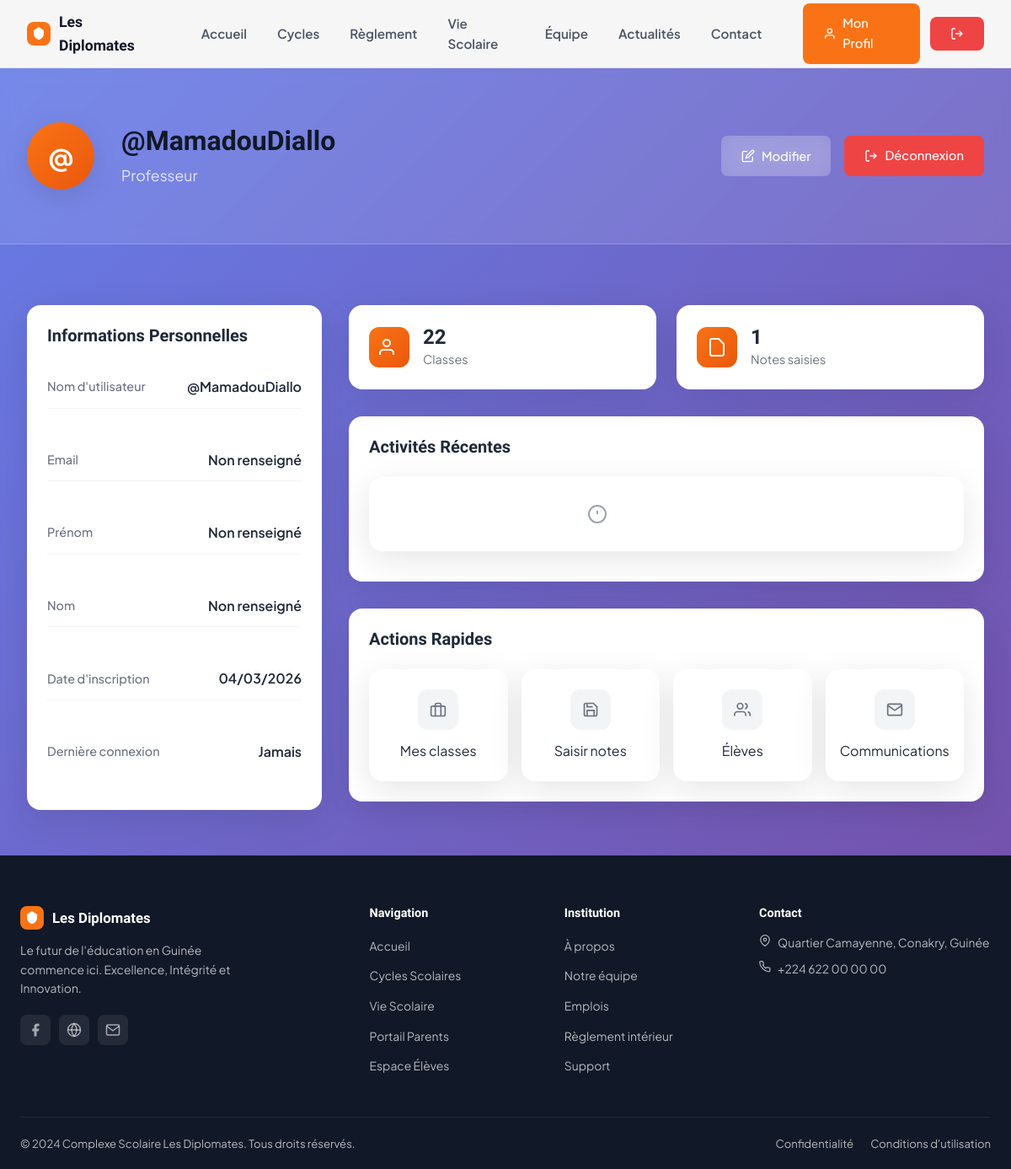
The app's page /compte/profile/ (signed in) with its own data.
### apps/accounts/models.py (models this page shows, shortened)
class CustomUser(AbstractUser):
    class Role(models.TextChoices):
        ADMIN = 'ADMIN', _('Administrateur')
        FINANCE = 'FINANCE', _('Finance / Comptabilité')
        PROFESSEUR = 'PROF', _('Professeur')
        PARENT = 'PARENT', _('Parent')
        ELEVE = 'ELEVE', _('Élève')
    role = models.CharField(
        max_length=15,
        choices=Role.choices,
        default=Role.ELEVE,
        verbose_name=_('Rôle utilisateur')
    )
    telephone = models.CharField(
        max_length=20,
        blank=True,
        verbose_name=_('Téléphone')
    )
    def is_admin(self):
        return self.role == self.Role.ADMIN or self.is_superuser
    def is_finance(self):
        return self.role == self.Role.FINANCE or self.is_admin()
    def is_professeur(self):
        return self.role == self.Role.PROFESSEUR
    def is_parent(self):
        return self.role == self.Role.PARENT
    def is_eleve(self):
        return self.role == self.Role.ELEVE

### apps/accounts/views.py (the view)
# urls.py: path('profile/', views.profile, name='profile'),
@login_required
def profile(request):
    user = request.user
    if request.method == 'POST':
        form = UserProfileForm(request.POST, instance=user)
        if form.is_valid():
            form.save()
            messages.success(request, "Votre profil a été mis à jour.")
            return redirect('accounts:profile')
    else:
        form = UserProfileForm(instance=user)
    stats = {}
    if user.is_eleve():
        stats['badges_count'] = 0
        stats['notes_count'] = Note.objects.filter(eleve__user=user).count()
    elif user.is_parent():
        if hasattr(user, 'profil_parent'):
            stats['enfants_count'] = user.profil_parent.enfants.count()
        else:
            stats['enfants_count'] = 0
    elif user.is_professeur():
        stats['classes_count'] = Classe.objects.count() # À affiner si lien M2M existant
        stats['notes_saisies'] = Note.objects.filter(professeur=user).count()
    elif user.is_finance():
        stats['pending_payments'] = Transaction.objects.filter(statut='ATTENTE').count()
    elif user.is_admin():
        stats['users_count'] = CustomUser.objects.count()
    context = {
        'form': form,
        'user_role': user.get_role_display(),
        'is_admin': user.is_admin(),
        'is_finance': user.is_finance(),
        'is_professeur': user.is_professeur(),
        'is_parent': user.is_parent(),
        'is_eleve': user.is_eleve(),
        'stats': stats,
    }
    return render(request, 'accounts/profile.html', context)

### templates/accounts/profile.html (shortened to what this page needs)
{% extends "base.html" %}
{% block body_class %}profile-page{% endblock %}
{% block content %}
<div class="page-header">
    <div class="container">
        <div class="page-header-content">
            <div class="user-avatar">
                {% if user.first_name %}
                <div class="avatar-circle">{{ user.first_name.0|upper }}{{ user.last_name.0|upper }}</div>
                {% else %}
                <div class="avatar-circle">{{ user.username.0|upper }}</div>
                {% endif %}
            </div>
            <div class="user-info">
                <h1>{% if user.get_full_name %}{{ user.get_full_name }}{% else %}{{ user.username }}{% endif %}</h1>
                <p class="user-role">{{ user_role }}</p>
            </div>
            <div class="header-actions">
                <button class="btn btn-secondary" onclick="editProfile()">
                    <svg width="16" height="16" viewBox="0 0 24 24" fill="none" stroke="currentColor" stroke-width="2">
                        <path d="M11 4H4a2 2 0 0 0-2 2v14a2 2 0 0 0 2 2h14a2 2 0 0 0 2-2v-7" />
                        <path d="M18.5 2.5a2.121 2.121 0 0 1 3 3L12 15l-4 1 1-4 9.5-9.5z" />
                    </svg>
                    Modifier
                </button>
                <a href="{% url 'accounts:logout' %}" class="btn btn-danger">
                    <svg width="16" height="16" viewBox="0 0 24 24" fill="none" stroke="currentColor" stroke-width="2">
                        <path d="M9 21H5a2 2 0 0 1-2-2V5a2 2 0 0 1 2-2h4" />
                        <polyline points="16,17 21,12 16,7" />
                        <line x1="21" y1="12" x2="9" y2="12" />
                    </svg>
                    Déconnexion
                </a>
            </div>
        </div>
    </div>
</div>
<div class="container">
    <div class="profile-grid">
        <div class="profile-sidebar">
            <div class="profile-card">
                <h3>Informations Personnelles</h3>
                <div class="info-grid">
                    <div class="info-item">
                        <label>Nom d'utilisateur</label>
                        <span>{{ user.username }}</span>
                    </div>
                    <div class="info-item">
                        <label>Email</label>
                        <span>{{ user.email|default:"Non renseigné" }}</span>
                    </div>
                    <div class="info-item">
                        <label>Prénom</label>
                        <span>{{ user.first_name|default:"Non renseigné" }}</span>
                    </div>
                    <div class="info-item">
                        <label>Nom</label>
                        <span>{{ user.last_name|default:"Non renseigné" }}</span>
                    </div>
                    <div class="info-item">
                        <label>Date d'inscription</label>
                        <span>{{ user.date_joined|date:"d/m/Y" }}</span>
                    </div>
                    <div class="info-item">
                        <label>Dernière connexion</label>
                        <span>{{ user.last_login|date:"d/m/Y H:i"|default:"Jamais" }}</span>
                    </div>
                </div>
            </div>
        </div>
        <div class="profile-main">
            <div class="stats-grid">
                {% if is_eleve %}
                <div class="stat-card">
                    <div class="stat-icon">
                        <svg width="24" height="24" viewBox="0 0 24 24" fill="none" stroke="currentColor"
                            stroke-width="2">
                            <path d="M12 2L2 7v10c0 5.55 3.84 10.74 9 12 5.16-1.26 9-6.45 9-12V7l-10-5z" />
                        </svg>
                    </div>
                    <div class="stat-content">
                        <h4>{{ stats.badges_count }}</h4>
                        <p>Badges obtenus</p>
                    </div>
                </div>
                <div class="stat-card">
                    <div class="stat-icon">
                        <svg width="24" height="24" viewBox="0 0 24 24" fill="none" stroke="currentColor"
                            stroke-width="2">
                            <path d="M14 2H6a2 2 0 0 0-2 2v16a2 2 0 0 0 2 2h12a2 2 0 0 0 2-2V8z" />
                            <polyline points="14,2 14,8 20,8" />
                            <line x1="16" y1="13" x2="8" y2="13" />
                            <line x1="16" y1="17" x2="8" y2="17" />
                            <polyline points="10,9 9,9 8,9" />
                        </svg>
                    </div>
                    <div class="stat-content">
                        <h4>{{ stats.notes_count }}</h4>
                        <p>Notes</p>
                    </div>
                </div>
                {% elif is_professeur %}
                <div class="stat-card">
                    <div class="stat-icon">
                        <svg width="24" height="24" viewBox="0 0 24 24" fill="none" stroke="currentColor"
                            stroke-width="2">
                            <path d="M17 21v-2a4 4 0 0 0-4-4H5a4 4 0 0 0-4 4v2" />
                            <circle cx="9" cy="7" r="4" />
                        </svg>
                    </div>
                    <div class="stat-content">
                        <h4>{{ stats.classes_count }}</h4>
                        <p>Classes</p>
                    </div>
                </div>
                <div class="stat-card">
                    <div class="stat-icon">
                        <svg width="24" height="24" viewBox="0 0 24 24" fill="none" stroke="currentColor"
                            stroke-width="2">
                            <path d="M14 2H6a2 2 0 0 0-2 2v16a2 2 0 0 0 2 2h12a2 2 0 0 0 2-2V8z" />
                        </svg>
                    </div>
                    <div class="stat-content">
                        <h4>{{ stats.notes_saisies }}</h4>
                        <p>Notes saisies</p>
                    </div>
                </div>
                {% endif %}
            </div>
            <div class="recent-activity">
                <h3>Activités Récentes</h3>
                <div class="activity-list">
                    <div class="activity-item empty">
                        <svg width="24" height="24" viewBox="0 0 24 24" fill="none" stroke="currentColor"
                            stroke-width="2">
                            <circle cx="12" cy="12" r="10" />
                            <line x1="12" y1="8" x2="12" y2="12" />
                            <line x1="12" y1="16" x2="12.01" y2="16" />
                        </svg>
                        <p>Aucune activité récente</p>
                    </div>
                </div>
            </div>
            <div class="quick-actions">
                <h3>Actions Rapides</h3>
                <div class="actions-grid">
                    {% if is_eleve %}
                    <a href="{% url 'actualites:dashboard' %}" class="action-card">
                        <div class="action-icon">
                            <svg width="20" height="20" viewBox="0 0 24 24" fill="none" stroke="currentColor"
                                stroke-width="2">
                                <rect x="3" y="3" width="7" height="7" />
                                <rect x="14" y="3" width="7" height="7" />
                                <rect x="14" y="14" width="7" height="7" />
                                <rect x="3" y="14" width="7" height="7" />
                            </svg>
                        </div>
                        <span>Tableau de bord</span>
                    </a>
                    <a href="{% url 'actualites:actualites' %}" class="action-card">
                        <div class="action-icon">
                            <svg width="20" height="20" viewBox="0 0 24 24" fill="none" stroke="currentColor"
                                stroke-width="2">
                                <path d="M4 4h16c1.1 0 2 .9 2 2v12c0 1.1-.9 2-2 2H4c-1.1 0-2-.9-2-2V6c0-1.1.9-2 2-2z" />
                                <polyline points="22,6 12,13 2,6" />
                            </svg>
                        </div>
                        <span>Actualités</span>
                    </a>
                    <a href="{% url 'eleves:portail' %}" class="action-card">
                        <div class="action-icon">
                            <svg width="20" height="20" viewBox="0 0 24 24" fill="none" stroke="currentColor"
                                stroke-width="2">
                                <path d="M19 21H5a2 2 0 0 1-2-2V5a2 2 0 0 1 2-2h11l5 5v11a2 2 0 0 1-2 2z" />
                                <polyline points="17,21 17,13 7,13 7,21" />
                                <polyline points="7,3 7,8 15,8" />
                            </svg>
                        </div>
                        <span>Mes notes</span>
                    </a>
                    <a href="{% url 'badges:my_badge' %}" class="action-card">
                        <div class="action-icon">
                            <svg width="20" height="20" viewBox="0 0 24 24" fill="none" stroke="currentColor"
                                stroke-width="2">
                                <path d="M12 2L2 7v10c0 5.55 3.84 10.74 9 12 5.16-1.26 9-6.45 9-12V7l-10-5z" />
                            </svg>
                        </div>
                        <span>Mon Badge</span>
                    </a>
                    {% elif is_professeur %}
                    <a href="{% url 'notes:liste_classes' %}" class="action-card">
                        <div class="action-icon">
                            <svg width="20" height="20" viewBox="0 0 24 24" fill="none" stroke="currentColor"
                                stroke-width="2">
                                <rect x="2" y="7" width="20" height="14" rx="2" ry="2" />
                                <path d="M16 21V5a2 2 0 0 0-2-2h-4a2 2 0 0 0-2 2v16" />
                            </svg>
                        </div>
                        <span>Mes classes</span>
                    </a>
                    <a href="{% url 'notes:liste_classes' %}" class="action-card">
                        <div class="action-icon">
                            <svg width="20" height="20" viewBox="0 0 24 24" fill="none" stroke="currentColor"
                                stroke-width="2">
                                <path d="M19 21H5a2 2 0 0 1-2-2V5a2 2 0 0 1 2-2h11l5 5v11a2 2 0 0 1-2 2z" />
                                <polyline points="17,21 17,13 7,13 7,21" />
                                <polyline points="7,3 7,8 15,8" />
                            </svg>
                        </div>
                        <span>Saisir notes</span>
                    </a>
                    <a href="{% url 'eleves:liste' %}" class="action-card">
                        <div class="action-icon">
                            <svg width="20" height="20" viewBox="0 0 24 24" fill="none" stroke="currentColor"
                                stroke-width="2">
                                <path d="M17 21v-2a4 4 0 0 0-4-4H5a4 4 0 0 0-4 4v2" />
                                <circle cx="9" cy="7" r="4" />
                                <path d="M23 21v-2a4 4 0 0 0-3-3.87" />
                                <path d="M16 3.13a4 4 0 0 1 0 7.75" />
                            </svg>
                        </div>
                        <span>Élèves</span>
                    </a>
                    <a href="{% url 'notifications:notifications_list' %}" class="action-card">
                        <div class="action-icon">
                            <svg width="20" height="20" viewBox="0 0 24 24" fill="none" stroke="currentColor"
                                stroke-width="2">
                                <path d="M4 4h16c1.1 0 2 .9 2 2v12c0 1.1-.9 2-2 2H4c-1.1 0-2-.9-2-2V6c0-1.1.9-2 2-2z" />
                                <polyline points="22,6 12,13 2,6" />
                            </svg>
                        </div>
                        <span>Communications</span>
                    </a>
                    {% endif %}
                </div>
            </div>
        </div>
    </div>
</div>
{% endblock %}

### static/css/style.css (style rules this page uses)
:root { --orange: #F97316; --orange-dark: #ea6c0a; --orange-light: #FFF7ED; --orange-pale: #FEF3C7; --dark: #111827; --gray-800: #1f2937; --gray-600: #4b5563; --gray-400: #9ca3af; --gray-200: #e5e7eb; --gray-100: #f3f4f6; --bg: #FAF9F7; --white: #ffffff; --green: #22c55e; --red: #ef4444; --radius: 12px; --radius-lg: 20px; --shadow-sm: 0 1px 3px rgba(0, 0, 0, .06), 0 1px 2px rgba(0, 0, 0, .04); --shadow: 0 4px 16px rgba(0, 0, 0, .08); --shadow-lg: 0 12px 40px rgba(0, 0, 0, .12); --font-display: 'Sora', sans-serif; --font-body: 'Plus Jakarta Sans', sans-serif; --transition: .3s cubic-bezier(0.4, 0, 0.2, 1); }
*, *::before, *::after { box-sizing: border-box; margin: 0; padding: 0; }
html { scroll-behavior: smooth; }
body { font-family: var(--font-body); background: var(--bg); color: var(--dark); line-height: 1.6; -webkit-font-smoothing: antialiased; }
a { text-decoration: none; color: inherit; }
button { cursor: pointer; border: none; background: none; font-family: var(--font-body); }
h1, h2, h3, h4 { font-family: var(--font-display); font-weight: 700; line-height: 1.2; }
.btn { display: inline-flex; align-items: center; gap: 8px; padding: 11px 24px; border-radius: 10px; font-weight: 600; font-size: .92rem; transition: all var(--transition); cursor: pointer; }
.stats-grid { max-width: 1200px; margin: 0 auto; display: grid; grid-template-columns: repeat(3, 1fr); gap: 32px; }
.stat-card { padding: 4px; }
.page-header { margin-bottom: 40px; }
.page-header h1 { font-size: clamp(2rem, 3.5vw, 3rem); color: var(--dark); margin-bottom: 14px; }
.info-item { display: flex; gap: 14px; margin-bottom: 20px; }
.activity-item { display: flex; gap: 10px; margin-bottom: 12px; }
.activity-item p { font-size: .83rem; color: rgba(255, 255, 255, .9); margin-bottom: 2px; }

### records on screen
CustomUser: username.0 "@", username "@MamadouDiallo", email "Non renseigné", first_name "Non renseigné", last_name "Non renseigné", date_joined "04/03/2026", last_login "Jamais"

### other values on screen
{{ user_role }} "Professeur"
{{ stats.classes_count }} "22"
{{ stats.notes_saisies }} "1"
